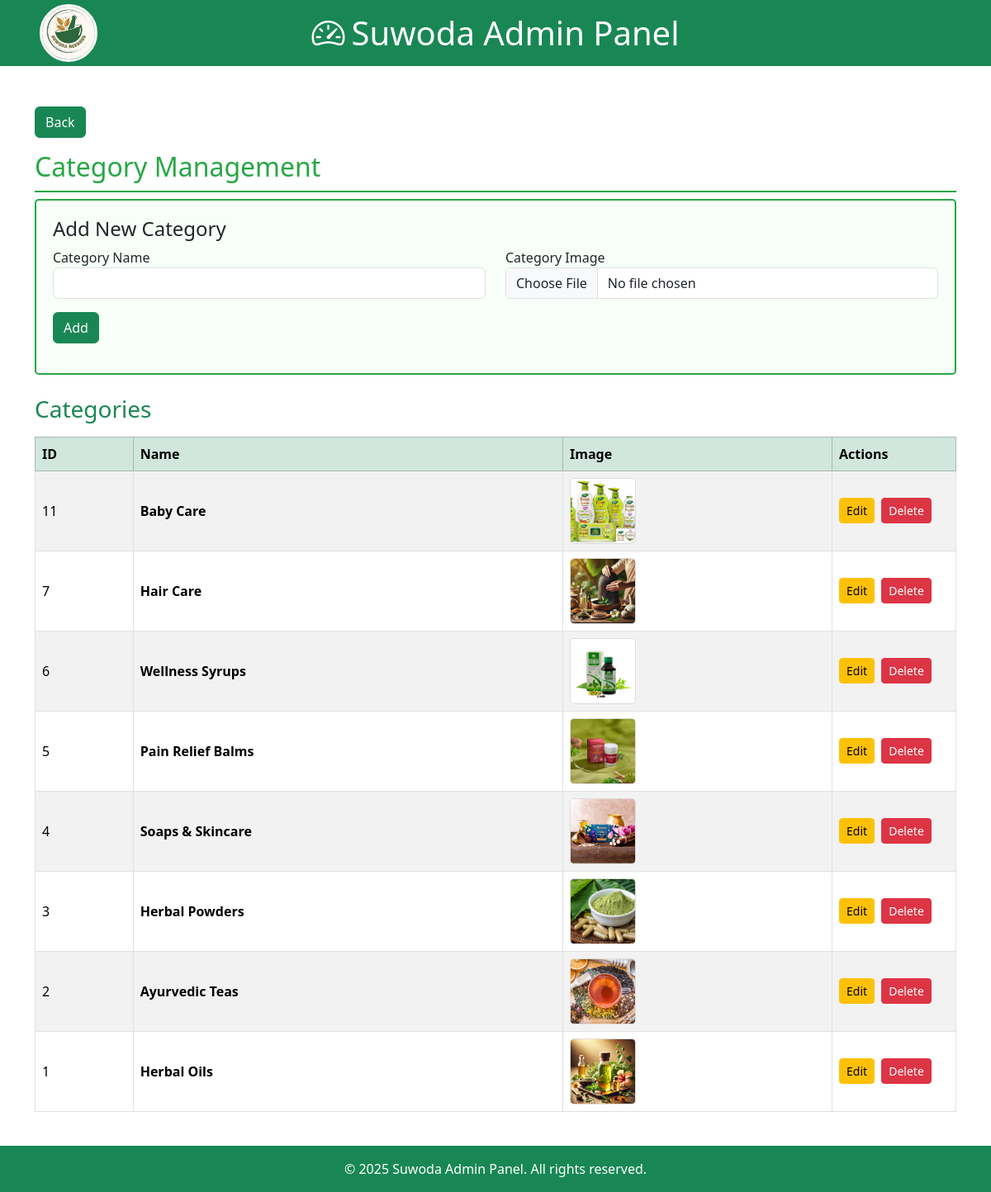
Page /admin/category_manage.php on the committed database.
### tables this page shows
CREATE TABLE `category` (
  `category_id` int(11) NOT NULL,
  `name` varchar(255) DEFAULT NULL,
  `image` varchar(255) DEFAULT NULL
);

### classes/adminClass.php (called while the page is built, shortened)
<?php
class Admin {
    function getCategories($conn) {
        $sql = "SELECT * FROM category ORDER BY category_id DESC";
        return $conn->query($sql);
    }
}
?>

### admin/category_manage.php (the view, shortened to what this page needs)
<?php
include '../includes/dbconnect.php';
include '../classes/AdminClass.php';
$admin = new Admin();
$isEditing = false;
$editData = null;
$categories = $admin->getCategories($conn);
?>
<!DOCTYPE html>
<html>
<head>
    <link href="https://cdn.jsdelivr.net/npm/bootstrap@5.3.7/dist/css/bootstrap.min.css" rel="stylesheet">
    <link href="https://cdn.jsdelivr.net/npm/bootstrap-icons@1.11.3/font/bootstrap-icons.css" rel="stylesheet">
</head>
<body>
   <?php include './admin_header.php'; ?>
    <div class="container">
        <a href="dashbord.php" class="btn btn-success mb-3">Back</a>
        <h2 class="category-title">Category Management</h2>
        <div class="form-box">
            <h4><?php echo $isEditing ? 'Edit Category' : 'Add New Category'; ?></h4>
            <form method="POST" enctype="multipart/form-data">
                <div class="row">
                    <div class="col-md-6 mb-3">
                        <label>Category Name</label>
                        <input type="text" class="form-control" name="categoryName" required
                               value="<?php echo $isEditing ? $editData['name'] : ''; ?>">
                    </div>
                    <div class="col-md-6 mb-3">
                        <label>Category Image</label>
                        <input type="file" class="form-control" name="categoryImage">
                    </div>
                </div>
                <div class="mb-3">
                    <?php if ($isEditing) { ?>
                        <button type="submit" name="updateCategory" class="btn btn-warning">Update</button>
                        <a href="category_manage.php" class="btn btn-secondary ms-2">Cancel</a>
                    <?php } else { ?>
                        <button type="submit" name="addCategory" class="btn btn-success">Add</button>
                    <?php } ?>
                </div>
            </form>
        </div>
        <h3 class="mb-3 text-success">Categories</h3>
        <div class="table-responsive">
            <table class="table table-bordered table-striped align-middle">
                <thead class="table-success">
                    <tr>
                        <th>ID</th>
                        <th>Name</th>
                        <th>Image</th>
                        <th style="width: 150px;">Actions</th>
                    </tr>
                </thead>
                <tbody>
                    <?php while ($category = $categories->fetch_assoc()) { ?>
                        <tr>
                            <td><?php echo $category['category_id']; ?></td>
                            <td><strong><?php echo $category['name']; ?></strong></td>
                            <td>
                                <?php if (!empty($category['image'])) { ?>
                                    <img src="<?php echo $category['image']; ?>" class="category-image">
                                <?php } else { ?>
                                    <span class="text-muted">No Image</span>
                                <?php } ?>
                            </td>
                            <td>
                                <a href="?edit=<?php echo $category['category_id']; ?>" class="btn btn-sm btn-warning me-1">Edit</a>
                                <a href="?delete=<?php echo $category['category_id']; ?>"
                                   class="btn btn-sm btn-danger"
                                   onclick="return confirm('Delete?')">
                                    Delete
                                </a>
                            </td>
                        </tr>
                    <?php } ?>
                </tbody>
            </table>
        </div>
    </div>
    <?php include './admin_footer.php'; ?>
</body>
</html>

### admin/category_manage.php (style rules this page uses)
body { background-color: #f5f5f5; }
.container { background: white; padding: 25px; margin-top: 20px; border-radius: 8px; }
.form-box { border: 2px solid #28a745; padding: 20px; margin-bottom: 25px; border-radius: 5px; background-color: #f8fff8; }
.category-image { width: 80px; height: 80px; object-fit: cover; border: 1px solid #ddd; border-radius: 5px; }
.category-title { color: #28a745; border-bottom: 2px solid #28a745; padding-bottom: 10px; }

### rows in the picture
category: category_id "11", name "Baby Care", image (picture)
category: category_id "7", name "Hair Care", image (picture)
category: category_id "6", name "Wellness Syrups", image (picture)
category: category_id "5", name "Pain Relief Balms", image (picture)
category: category_id "4", name "Soaps & Skincare", image (picture)
category: category_id "3", name "Herbal Powders", image (picture)
category: category_id "2", name "Ayurvedic Teas", image (picture)
category: category_id "1", name "Herbal Oils", image (picture)
